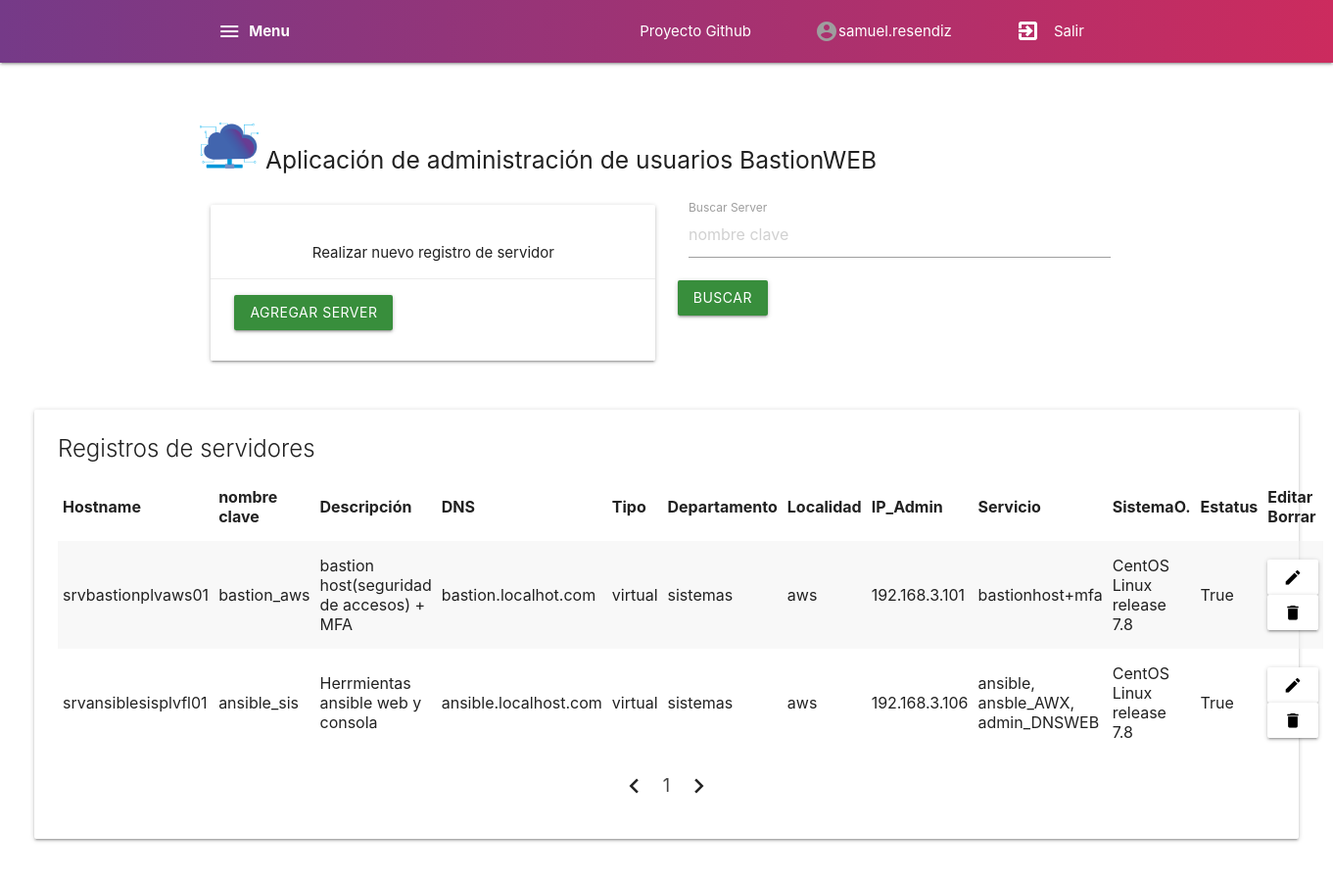
Page /servers (signed in) on the committed database.
### app/models.py (models this page shows, shortened)
class Users(UserMixin, db.Model):
    __tablename__ = "users"
    id =  db.Column(db.Integer, primary_key=True, autoincrement=True)
    username =  db.Column(db.String(50), nullable=False)
    password =  db.Column(db.String(50), nullable=False)
    email =  db.Column(db.String(50), nullable=False)
    area =  db.Column(db.String(50), nullable=False)
    group =  db.Column(db.String(50), nullable=False)
    status =  db.Column(db.Boolean, default=False, nullable=False)
    web =  db.Column(db.Boolean, default=False, nullable=False)

class Servers(db.Model):
    __tablename__ = "servers"
    id =  db.Column(db.Integer, primary_key=True, autoincrement=True)
    hostname =  db.Column(db.String(50), nullable=False)
    namekey = db.Column(db.String(50), nullable=False)
    description =  db.Column(db.String(50), nullable=False)
    dns =  db.Column(db.String(50), nullable=False)
    tipe =  db.Column(db.String(50), nullable=False)
    department =  db.Column(db.String(50), nullable=False)
    localation =  db.Column(db.String(50), nullable=False)
    ipadmin =  db.Column(db.String(50), nullable=False)
    ipprod =  db.Column(db.String(50), nullable=False)
    service =  db.Column(db.String(50), nullable=False)
    hypervisor =  db.Column(db.String(50), nullable=False)
    os =  db.Column(db.String(50), nullable=False)
    ram =  db.Column(db.String(50), nullable=False)
    cpu =  db.Column(db.String(50), nullable=False)
    storage =  db.Column(db.String(50), nullable=False)
    active =  db.Column(db.Boolean, default=False, nullable=False)

### app/view/servers.py (the view)
@app.route('/servers', methods=['GET'], defaults={"page_num": 1})
@app.route('/servers/<int:page_num>', methods=['GET'])
@login_required
def servers(page_num):
    apiservers=db.session.query(Servers).paginate(per_page=10, page=page_num, error_out=True)
    filtro=request.args.get('findserver')
    findservers=False
    if filtro:
        search = "%{}%".format(filtro)
        apiservers=db.session.query(Servers).filter(Servers.namekey.like(search)).paginate(per_page=10, page=page_num, error_out=True)
        findservers=True
    logging.info('Access page servers')
    user = current_user.username
    queryuser = db.session.query(Users).filter(Users.username==user).first()
    mail = queryuser.email
    return render_template('servers.html', user=user, data=apiservers, mail=mail, findservers=findservers)

### main.py (called while the page is built)
@login_manager.user_loader
def load_user(id):
    return Users.query.get(id)

### app/templates/servers.html (shortened to what this page needs)
{% extends 'base/base.html' %}
{% block content %}
    <main>
        <div class="row">
            <div class="container">
                <div class="col s12 m6 l6">
                    <div class="card white"><br>
                        <p class="center">Realizar nuevo registro de servidor</p>
                        <div class="card-action">
                        <form method="POST" action="/addserver">
                            <div class="form-field">
                                <button class="btn waves-effect waves-green green darken-2" type="submit" name="Submit">
                                    Agregar server
                                </button>
                            </div>
                        </form>
                        </div>
                    </div>
                </div>
                <div class="col s12 m6 l6">
                    <form method="GET" action="/servers">
                        <div class="input-field col s12 m12 l12">
                            <input placeholder="nombre clave" id="" type="text" class="validate" name="findserver" required>
                            <label for="nombre clave">Buscar Server</label>
                        </div>
                        <div class="card-action">
                            <div class="form-field">
                                <button class="btn waves-effect waves-green green darken-2" type="submit" name="Submit">
                                    Buscar
                                </button>
                            </div>
                        </div>
                    </form>
                </div>
            </div>
        </div>
        <div class="row" style="margin: 35px;">
            <div class="card">
                <div class="card-content">
                    <span class="card-title">Registros de servidores</span>
                    <form action="/deleteserver" method="POST">
                        <table class="striped">
                            <thead>
                                <tr>
                                    <th>Hostname</th>
                                    <th>nombre clave</th>
                                    <th>Descripción</th>
                                    <th>DNS</th>
                                    <th>Tipo</th>
                                    <th>Departamento</th>
                                    <th>Localidad</th>
                                    <th>IP_Admin</th>
                                    <th>Servicio</th>
                                    <th>SistemaO.</th>
                                    <th>Estatus</th>
                                    <th>Editar Borrar</th>
                                </tr>
                            </thead>
                            <tbody>
                                {% for res in data.items %}
                                <tr>
                                    <td>{{res['hostname']}}</td>
                                    <td>{{res['namekey']}}</td>
                                    <td>{{res['description']}}</td>
                                    <td>{{res['dns']}}</td>
                                    <td>{{res['tipe']}}</td>
                                    <td>{{res['department']}}</td>
                                    <td>{{res['localation']}}</td>
                                    <td>{{res['ipadmin']}}</td>
                                    <td>{{res['service']}}</td>
                                    <td>{{res['os']}}</td>
                                    <td>{{res['active']}}</td>
                                    <td>
                                        <button class="btn white" type="submit"  formmethod="post" formaction="/editserver" name="update_button"  value="{{res['id']}}" >
                                            <i class="material-icons black-text">edit</i>
                                        </button>
                                        <button class="btn white" type="submit" name="id" onclick="return confirm('Are you sure to delete?')" value="{{res['id']}}">
                                            <i class="material-icons black-text">delete</i>
                                        </button>
                                    </td>
                                </tr>
                                {% endfor %}
                            </tbody>
                        </table>
                    </form>
                    <div class="center">
                        <ul class="pagination">
                        {% if data.has_prev %}
                            <li class="waves-effect"><a class="page-link" href="{{ url_for('servers', page_num=data.prev_num) }}"><i class="material-icons">chevron_left</i></a></li>
                        {% else %}
                            <li class="disabled"><span><i class="material-icons">chevron_left</i></span>
                        {% endif %}
                            </li>
                        {% for page in data.iter_pages(left_edge=3, right_edge=3) %}
                        {% if page %}
                        <li class="waves-effect"><a href="{{ url_for('servers', page_num=page) }}">{{ page }}</a></li>
                        {% else %}
                        <li class="disabled"><a href="#">…</a></li>
                        {% endif %}
                        {% endfor %}
                        {% if data.has_next %}
                            <li class="waves-effect"><a href="{{ url_for('servers', page_num=data.next_num) }}"><i class="material-icons">chevron_right</i></a></li>
                        {% else %}
                            <li class="disabled"><span><i class="material-icons">chevron_right</i></span>
                        {% endif %}
                        </ul>
                    </div>
                </div>
            </div>
        </div>
    </main>
{% endblock content %}

### app/templates/base/base.html (shortened to what this page needs)
<html>
  <head>
        <link type="text/css" rel="stylesheet" href="{{ url_for('static', filename='css/materialize.min.css' ) }}"  media="screen,projection"/>
        <link rel="stylesheet" href="{{ url_for('static', filename='css/style.css' ) }}">
  </head>
  <body>
        <div class="navbar-fixed">
            <nav class="navmain">
                <div class="nav-wrapper container">
                <a href="#menu" class="brand-logo sidenav-trigger show-on-large" data-target="menu-side"><i class="material-icons">menu</i></a><b style="margin-left: 50px;" class="left">Menu</b>
                <ul id="nav-mobile" class="right hide-on-med-and-down">
                    <li style="margin-right: 50px;"><a href="https://github.com/lgeronimoM/bastionweb">Proyecto Github</a></li>
                    <li><i class="material-icons grey-text">account_circle</i></li>
                    <li style="margin-right: 50px;">{{user}}</li>
                    <li><a href="/logout"><i class="material-icons darken-4"><b>exit_to_app</b></i></a></li>
                    <li style="margin-right: 50px;" class="left">Salir</li>
                </ul>
                </div>
            </nav>
        </div>
        <div class="container section">
            <h5><img class="responsive-img" src="{{ url_for('static', filename='img/logo.png' ) }}" style="width: 60px; margin-top: 10px;">
            Aplicación de administración de usuarios BastionWEB</h5>
        </div>
        {% block content %}
        {% endblock content %}
  </body>
</html>

### app/static/css/style.css (style rules this page uses)
.navmain { background: #cc2b5e; background: -webkit-linear-gradient(to right, #753a88, #cc2b5e); background: linear-gradient(to right, #753a88, #cc2b5e); }

### rows in the picture
Users: username "samuel.resendiz"
Servers: hostname "srvbastionplvaws01", namekey "bastion_aws", description "bastion host(seguridad de accesos) + MFA", dns "bastion.localhot.com", tipe "virtual", department "sistemas", localation "aws", ipadmin "192.168.3.101", service "bastionhost+mfa", os "CentOS Linux release 7.8", active "True", {{ res['id'] }} 1 (drawn)
Servers: hostname "srvansiblesisplvfl01", namekey "ansible_sis", description "Herrmientas ansible web y consola", dns "ansible.localhost.com", tipe "virtual", department "sistemas", localation "aws", ipadmin "192.168.3.106", service "ansible, ansble_AWX, admin_DNSWEB", os "CentOS Linux release 7.8", active "True", {{ res['id'] }} 2 (drawn)

### other values in the picture
{{ page }} "1"
